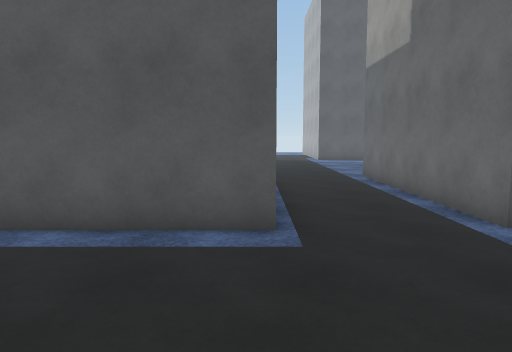
[1] (above)

22 first-person views from a walk through a Unity game level. The camera is 1.5 m above the floor, tilts 6° down and sees 70° across. The floor is counted in squares, 1 m on a side. Each view is taken from the middle of a square. On the plan, view 1 faces up. The plan holds only what a view shows up to about 16 squares ahead; the rest is blank. The place goes on beyond the plan. Surface patterns are stand-ins for the level's own textures.

[2]
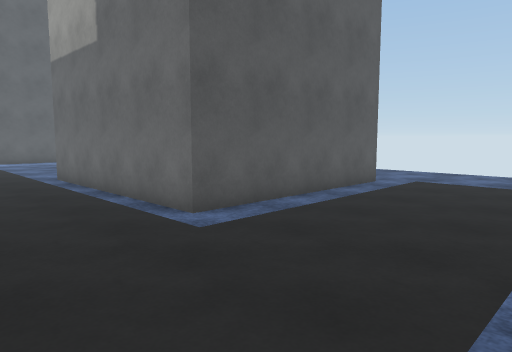

[3]
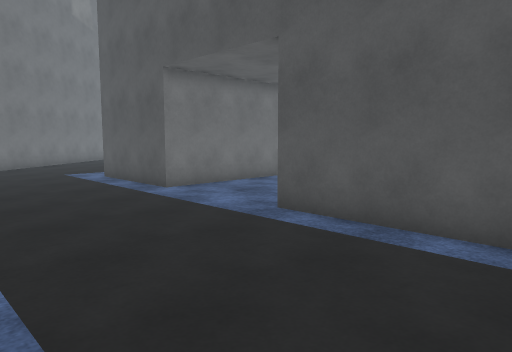

[4]
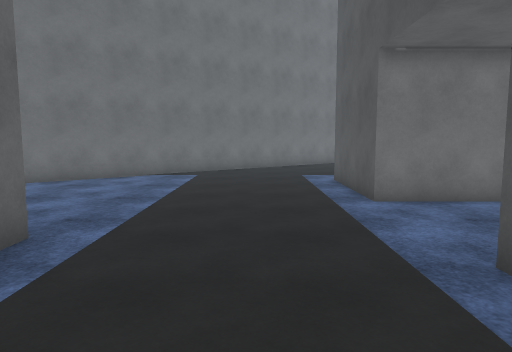

[5]
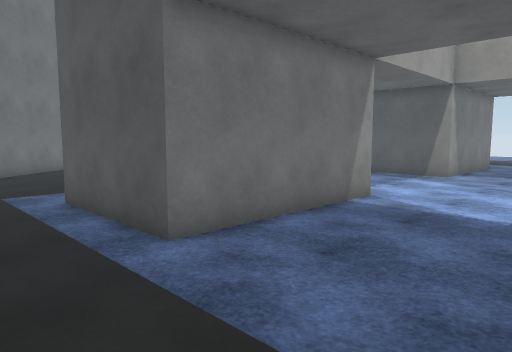

[6]
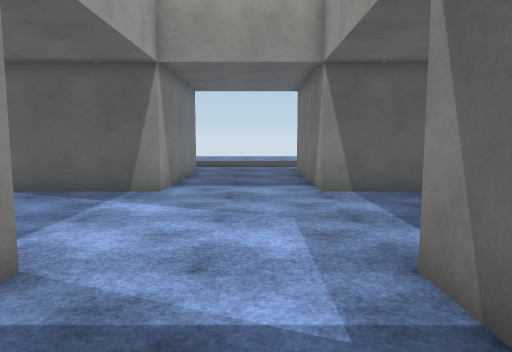

[7]
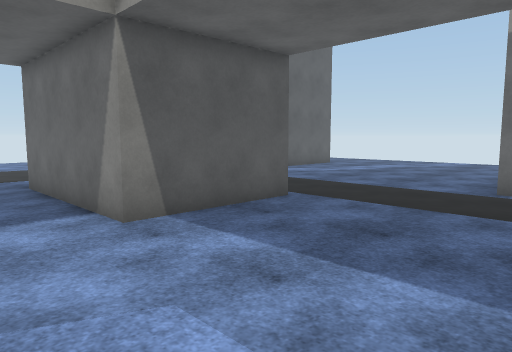

[8]
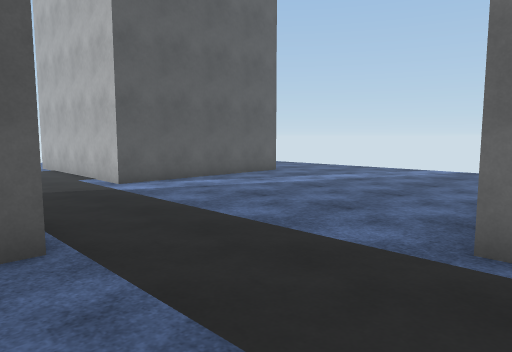

[9]
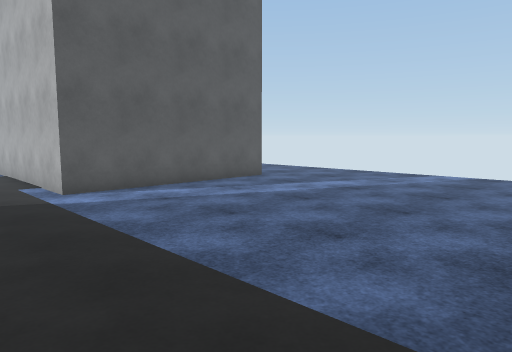

[10]
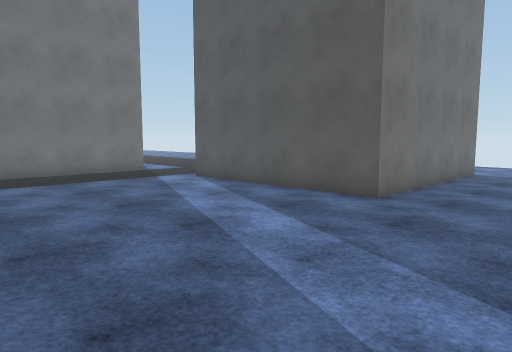

[11]
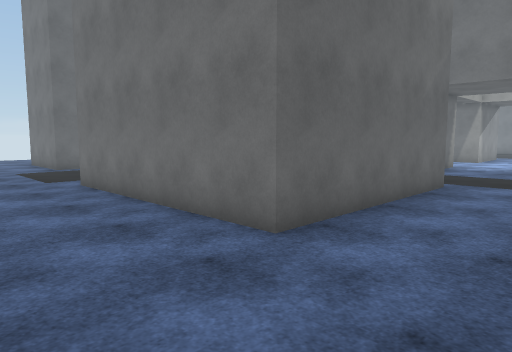

[12]
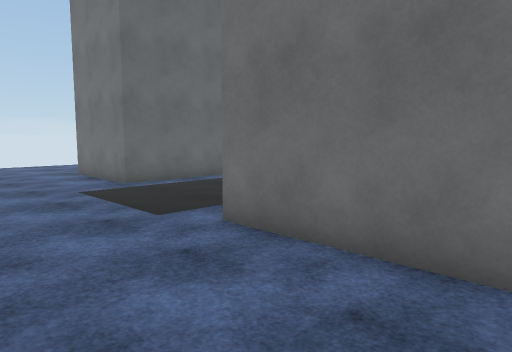

[13]
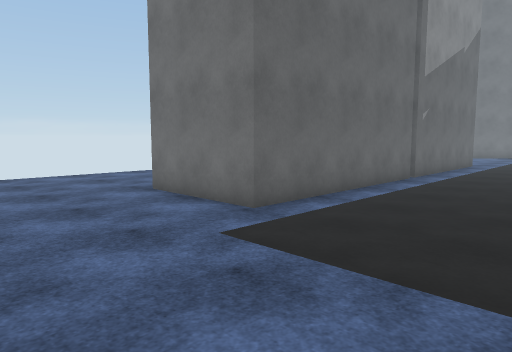

[14]
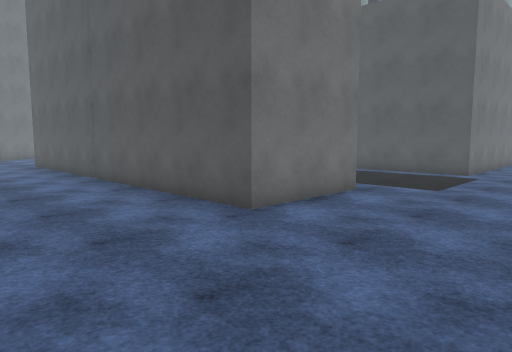

[15]
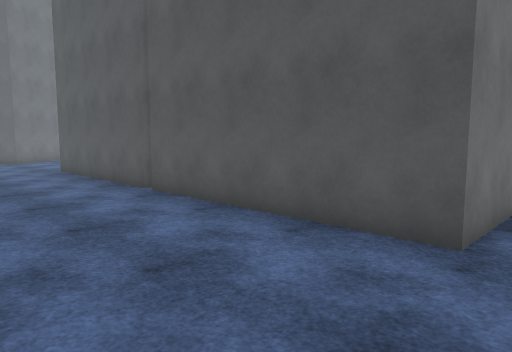

[16]
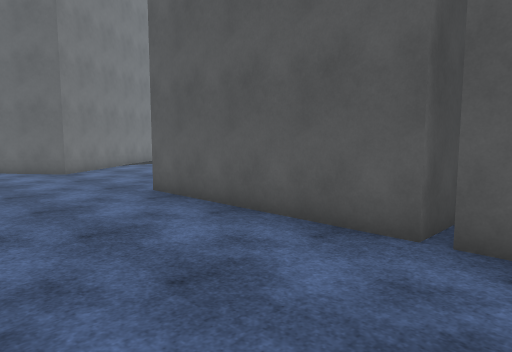

[17]
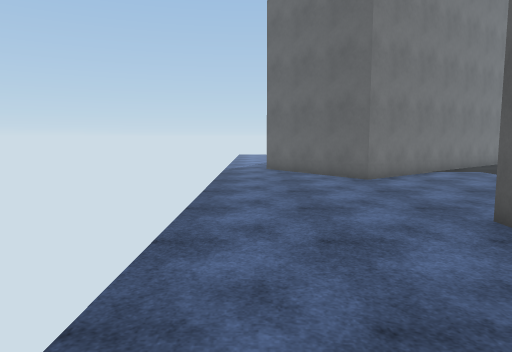

[18]
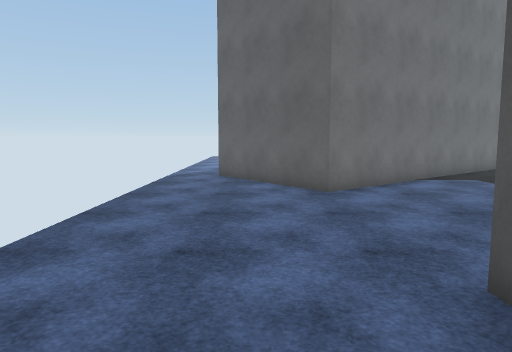

[19]
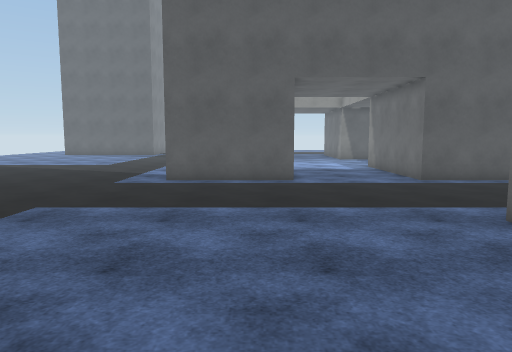

[20]
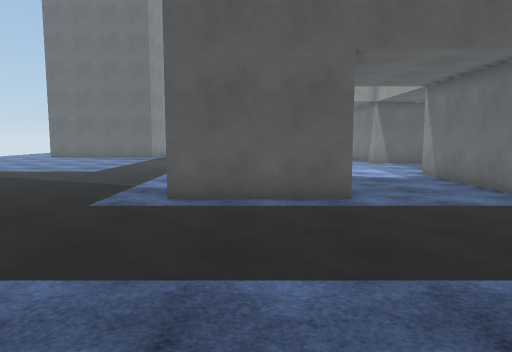

[21]
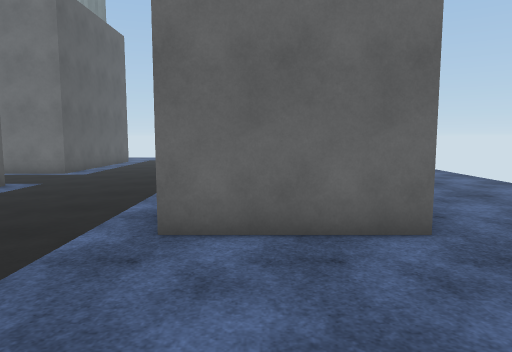

[22]
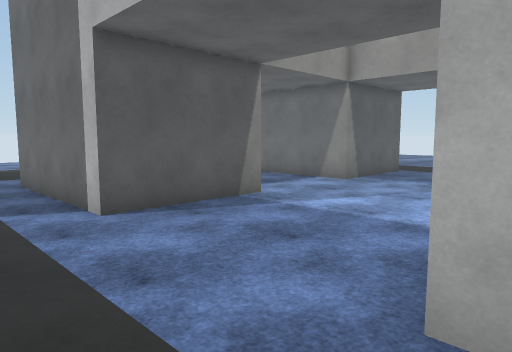

### Floor plan
Key: @ floor where view 1 was taken; # wall or solid block; . floor; O other object.
Columns run from 16 left of view 1 to 16 right of it. Each row starts with its distance up from view 1.
 30             ..      O       O.
 29             ..     .O       O..
 28             ..     .O       O..
 27    .        .      .O       O..
 26    .        .     ..O       O..
 25    .       ..     ..OOOOOOOOO..
 24   .#   O....#   O ..............
 23   .#   #....#   #...............
 22   .#   #....#   #...............
 21   .#   #....#   #................
 20   .#   #....#   #................
 19  ..#   #....#   #................
 18  ..#####....#####................
 17  ................................
 16  ................................
 15  ...............................
 14 ....................#########...
 13 ....................#       #...
 12 ...#   #....#    ...#       #...
 11 ...#   #....#    ...#       #....
 10 ...    #....#    ...#       #...
  9 ...    #....#    ...#       #...
  8 ...    #....#    ...#       #...
  7 ...    #....#    ...#       #...
  6 ...#####....#####...#########....
  5 .................................
  4 .................................
  3 .................................
  2 .................................
  1 ................................
  0 #...............@...............
 -1 ##.........O  OOO##OOOOOOOO.....
 -2  ##........O              O.....
 -3   #........O      O       O.....
 -4   ##.......O      O       O.....
 -5    ##......OOOOOOOOOOOOOOOO.....
 -6   ##............................
 -7 ###.............................
 -8 #...............................
 -9 ...............................
-10 ......................   .....  .

Positions as (right, up) in squares from view 1, and headings:
1: (0, 0), facing up
2: (0, 0), facing up-right
3: (1, 0), facing up-left
4: (0, 3), facing left
5: (-4, 3), facing up-left
6: (-6, 8), facing up
7: (-7, 12), facing up-right
8: (-1, 13), facing up-right
9: (1, 14), facing up-right
10: (16, 16), facing up-left
11: (16, 18), facing down-left
12: (16, 11), facing down-left
13: (16, 5), facing down-left
14: (16, -10), facing up-left
15: (12, -10), facing up-left
16: (4, -10), facing up-left
17: (1, -9), facing left
18: (-2, -7), facing left
19: (-10, -7), facing up
20: (-11, -3), facing up
21: (-11, -2), facing right
22: (-16, 11), facing up-right
